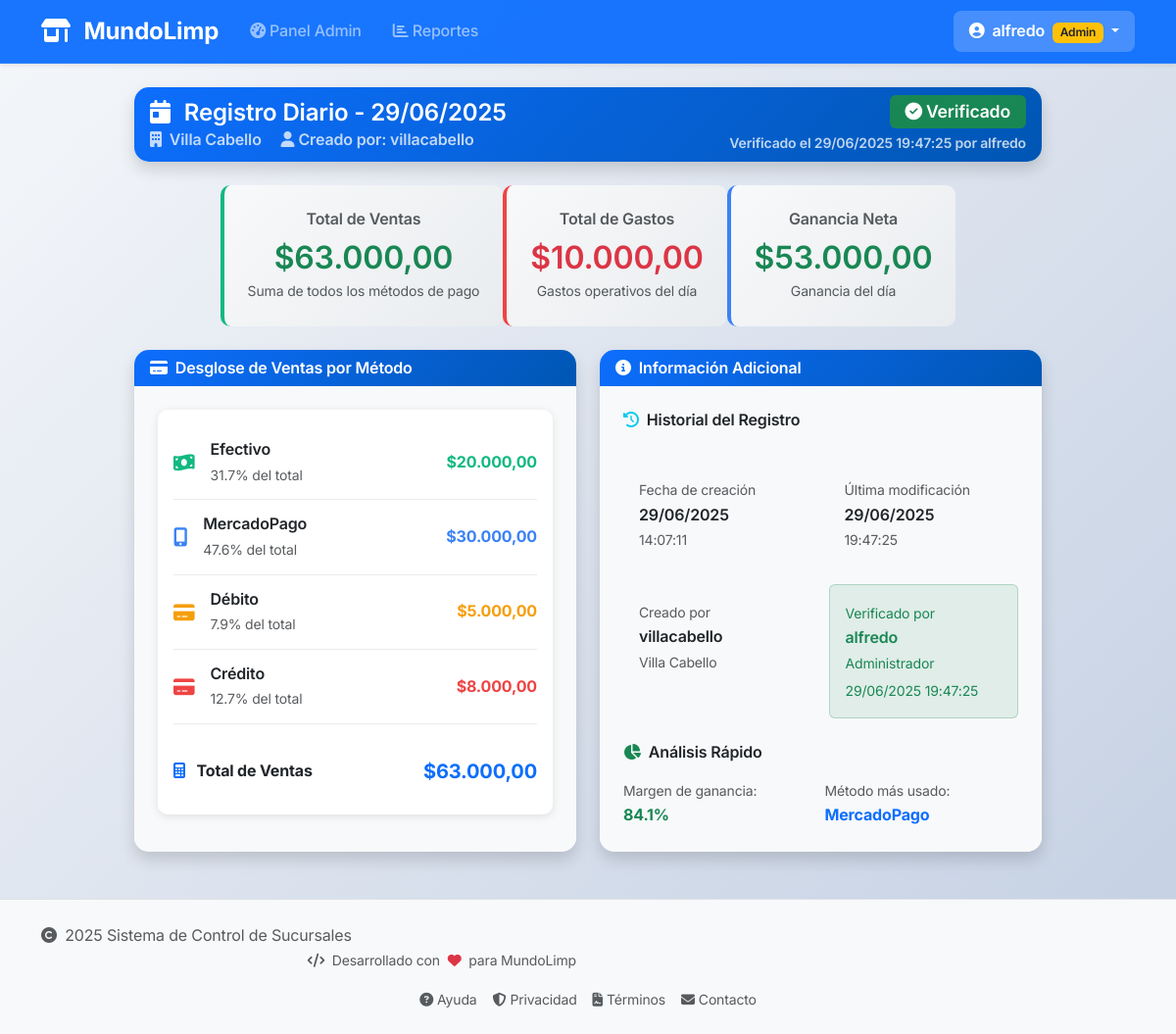
Before: /daily-records/view/1 (signed in) with the older database file.
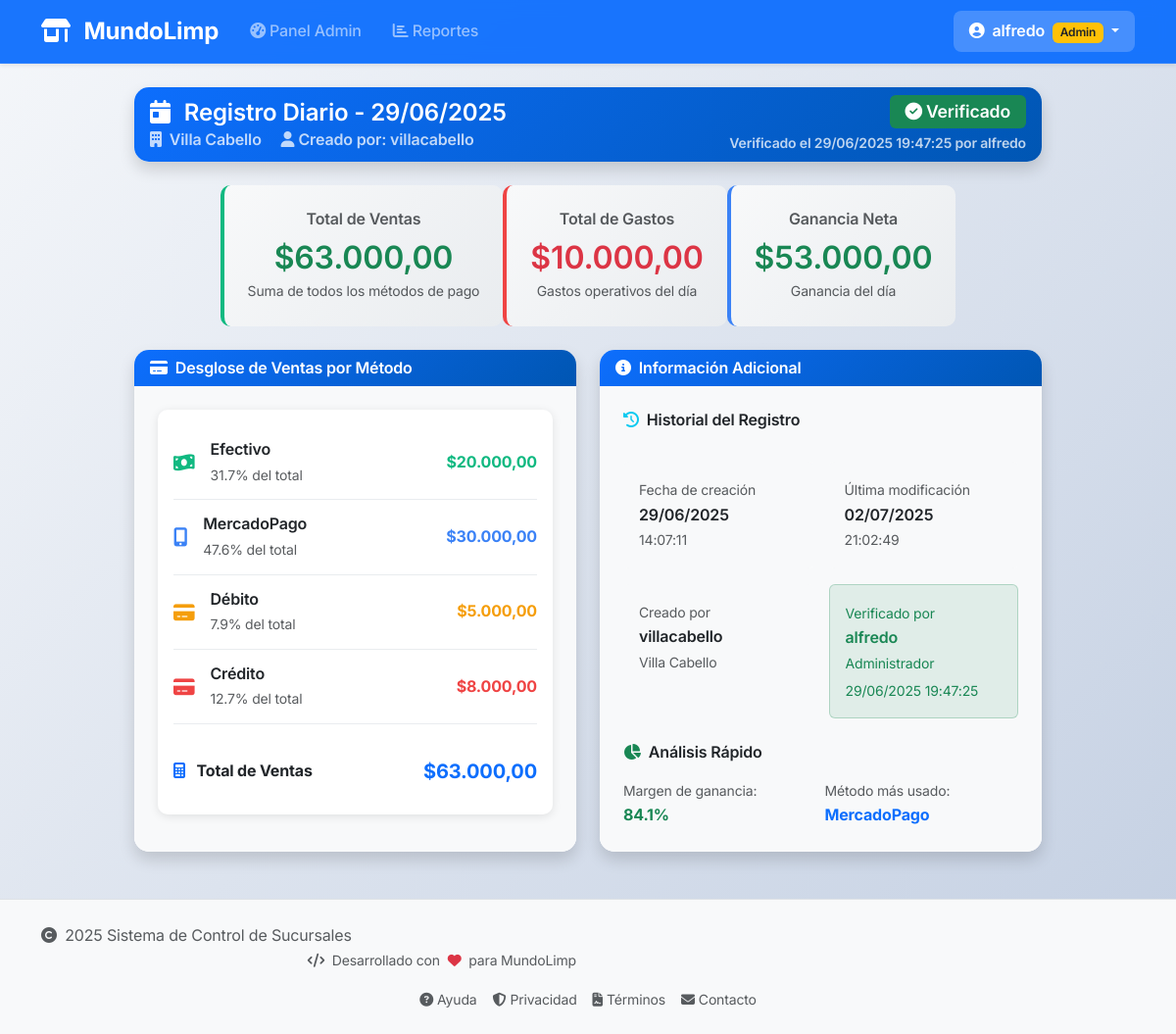
After: the same page with the newer database file.
### app/models/daily_record.py (models this page shows, shortened)
class DailyRecord(db.Model):
    __tablename__ = 'daily_records'
    id = db.Column(db.Integer, primary_key=True)
    user_id = db.Column(
        db.Integer,
        db.ForeignKey('users.id', ondelete='CASCADE'),
        nullable=False,
        index=True
    )
    branch_name = db.Column(db.String(100), nullable=False, index=True)
    record_date = db.Column(
        db.Date,
        nullable=False,
        default=datetime.date.today,
        index=True
    )
    total_sales = db.Column(
        db.Numeric(10, 2),
        nullable=False,
        default=0.00
    )
    cash_sales = db.Column(
        db.Numeric(10, 2),
        nullable=False,
        default=0.00
    )
    mercadopago_sales = db.Column(
        db.Numeric(10, 2),
        nullable=False,
        default=0.00
    )
    debit_sales = db.Column(
        db.Numeric(10, 2),
        nullable=False,
        default=0.00
    )
    credit_sales = db.Column(
        db.Numeric(10, 2),
        nullable=False,
        default=0.00
    )
    total_expenses = db.Column(
        db.Numeric(10, 2),
        nullable=False,
        default=0.00
    )
    created_at = db.Column(
        db.DateTime,
        default=datetime.datetime.now,
        nullable=False
    )
    updated_at = db.Column(
        db.DateTime,
        default=datetime.datetime.now,
        onupdate=datetime.datetime.now,
        nullable=False
    )
    notes = db.Column(db.Text, nullable=True)
    is_verified = db.Column(db.Boolean, default=False, nullable=False)
    verified_by = db.Column(
        db.Integer,
        db.ForeignKey('users.id'),
        nullable=True
    )
    verified_at = db.Column(db.DateTime, nullable=True)
    __table_args__ = (
        db.UniqueConstraint(
            'branch_name',
            'record_date',
            name='_branch_date_uc'
        ),
        db.Index('idx_branch_date', 'branch_name', 'record_date'),
        db.Index('idx_user_date', 'user_id', 'record_date'),
        db.CheckConstraint('total_sales >= 0', name='check_total_sales_positive'),
        db.CheckConstraint('cash_sales >= 0', name='check_cash_sales_positive'),
        db.CheckConstraint('mercadopago_sales >= 0', name='check_mercadopago_sales_positive'),
        db.CheckConstraint('debit_sales >= 0', name='check_debit_sales_positive'),
        db.CheckConstraint('credit_sales >= 0', name='check_credit_sales_positive'),
        db.CheckConstraint('total_expenses >= 0', name='check_total_expenses_positive')
    )
    def get_net_amount(self):
        return float(self.total_sales) - float(self.total_expenses)
    is_withdrawn = db.Column(db.Boolean, default=False, nullable=False)
    withdrawn_at = db.Column(db.DateTime, nullable=True)
    withdrawn_by = db.Column(
        db.Integer,
        db.ForeignKey('users.id'),
        nullable=True
    )

### app/routes/daily_records.py (the view)
@daily_records_bp.route('/view/<int:id>')
@login_required
def view(id):
    record = DailyRecord.query.get_or_404(id)
    if not current_user.can_view_record(record):
        abort(403)
    return render_template(
        'daily_records/view.html',
        title=f'Registro del {record.record_date.strftime("%d/%m/%Y")}',
        record=record
    )

### app/models/user.py (called while the page is built)
    def is_admin_user(self):
        return self.role == 'admin' and self.is_admin

    def can_view_record(self, daily_record):
        if self.is_admin_user():
            return True
        if self.is_branch_user():
            return (daily_record.user_id == self.id or
                    daily_record.branch_name == self.branch_name)
        return False

### app/templates/daily_records/view.html (shortened to what the changed rows need)
{% extends "layout/base.html" %}
{% block content %}
<div class="container my-4">
    <div class="row justify-content-center">
        <div class="col-lg-10">
            <div class="card detail-card mb-4">
                <div class="card-header bg-primary text-white">
                    <div class="d-flex justify-content-between align-items-center">
                        <div>
                            <h4 class="mb-0">
                                <i class="fas fa-calendar-day me-2"></i>
                                Registro Diario - {{ record.record_date.strftime('%d/%m/%Y') }}
                            </h4>
                            <p class="mb-0 opacity-75">
                                <i class="fas fa-building me-2"></i>{{ record.branch_name }}
                                <span class="ms-3">
                                </span>
                            </p>
                        </div>
                        <div class="text-end print-hidden">
                            {% if record.is_verified %}
                                <span class="status-badge badge bg-success">
                                    <i class="fas fa-check-circle me-1"></i>Verificado
                                </span>
                                {% if record.verified_at %}
                                <div class="small opacity-75 mt-1">
                                    Verificado el {{ record.verified_at | datetime_ar }}
                                    {% if record.verifier %}
                                        por {{ record.verifier.username }}
                                    {% endif %}
                                </div>
                                {% endif %}
                            {% else %}
                                <span class="status-badge badge bg-warning text-dark">
                                    <i class="fas fa-clock me-1"></i>Pendiente de verificación
                                </span>
                            {% endif %}
                        </div>
                    </div>
                </div>
            </div>
            <div class="row mb-4 totales">
                <div class="col-md-4">
                    <div class="metric-display sales">
                        <h6 class="text-muted mb-2">Total de Ventas</h6>
                        <h2 class="text-success mb-0">
                            {{ "{:,.2f}".format(record.total_sales).replace(",", "X").replace(".", ",").replace("X", ".") }}
                        </h2>
                        <small class="text-muted">Suma de todos los métodos de pago</small>
                    </div>
                </div>
                <div class="col-md-4">
                    <div class="metric-display expenses">
                        <h6 class="text-muted mb-2">Total de Gastos</h6>
                        <h2 class="text-danger mb-0">
                            {{ "{:,.2f}".format(record.total_expenses).replace(",", "X").replace(".", ",").replace("X", ".") }}
                        </h2>
                        <small class="text-muted">Gastos operativos del día</small>
                    </div>
                </div>
                <div class="col-md-4">
                    {% set net_amount = record.get_net_amount() %}
                    <div class="metric-display net">
                        <h2 class="{{ 'text-success' if net_amount >= 0 else 'text-danger' }} mb-0">
                            {{ "{:,.2f}".format(net_amount).replace(",", "X").replace(".", ",").replace("X", ".") }}
                        </h2>
                    </div>
                </div>
            </div>
            <div class="row">
                <div class="col-lg-6 mb-4">
                    <div class="card detail-card h-100">
                        <div class="card-body">
                            <div class="payment-breakdown">
                                {% set payment_methods = [
                                    ('cash_sales', 'Efectivo', 'money-bill-wave', '#10b981'),
                                    ('mercadopago_sales', 'MercadoPago', 'mobile-alt', '#3b82f6'),
                                    ('debit_sales', 'Débito', 'credit-card', '#f59e0b'),
                                    ('credit_sales', 'Crédito', 'credit-card', '#ef4444')
                                ] %}
                                <div class="payment-item border-top-2 pt-3 mt-3">
                                    <div class="fw-bold">
                                        <i class="fas fa-calculator me-2 text-primary"></i>
                                        Total de Ventas
                                    </div>
                                    <div class="fw-bold text-primary fs-5">
                                        ${{ "{:,.2f}".format(record.total_sales).replace(",", "X").replace(".", ",").replace("X", ".") }}
                                    </div>
                                </div>
                            </div>
                        </div>
                    </div>
                </div>
                <div class="col-lg-6 mb-4">
                    <div class="card detail-card h-100">
                        <div class="card-body">
                            <div class="row g-3">
                                <div class="col-6">
                                    <div class="bg-light p-3 rounded">
                                        <small class="text-muted">Fecha de creación</small>
                                        <div class="fw-semibold">
                                            {{ record.created_at | date_ar }}
                                        </div>
                                        <small class="text-muted">
                                            {{ record.created_at | time_ar }}
                                        </small>
                                    </div>
                                </div>
                                <div class="col-6">
                                    <div class="bg-light p-3 rounded">
                                        <small class="text-muted">Última modificación</small>
                                        <div class="fw-semibold">
                                            {{ record.updated_at | date_ar }}
                                        </div>
                                        <small class="text-muted">
                                            {{ record.updated_at | time_ar }}
                                        </small>
                                    </div>
                                </div>
                                {% if record.is_verified and record.verifier %}
                                <div class="col-6">
                                    <div class="bg-success bg-opacity-10 p-3 rounded border border-success border-opacity-25">
                                        <small class="text-success">Verificado por</small>
                                        <div class="fw-semibold text-success">{{ record.verifier.username }}</div>
                                        <small class="text-success">Administrador</small>
                                        {% if record.verified_at %}
                                        <div class="small text-success mt-1">
                                            {{ record.verified_at | datetime_ar }}
                                        </div>
                                        {% endif %}
                                    </div>
                                </div>
                                {% endif %}
                            </div>
                                        {% set margin = (net_amount / record.total_sales|float * 100) if record.total_sales|float > 0 else 0 %}
                                        {% set methods = [
                                            ('Efectivo', record.cash_sales|float),
                                            ('MercadoPago', record.mercadopago_sales|float),
                                            ('Débito', record.debit_sales|float),
                                            ('Crédito', record.credit_sales|float)
                                        ] %}
                                        {% set top_method = methods | max(attribute=1) %}
                        </div>
                    </div>
                </div>
            </div>
        </div>
    </div>
</div>
{% endblock %}

Changed rows visible on the page:
changed DailyRecord "Villa Cabello": updated_at "29/06/2025" → "02/07/2025"; updated_at "19:47:25" → "21:02:49"
